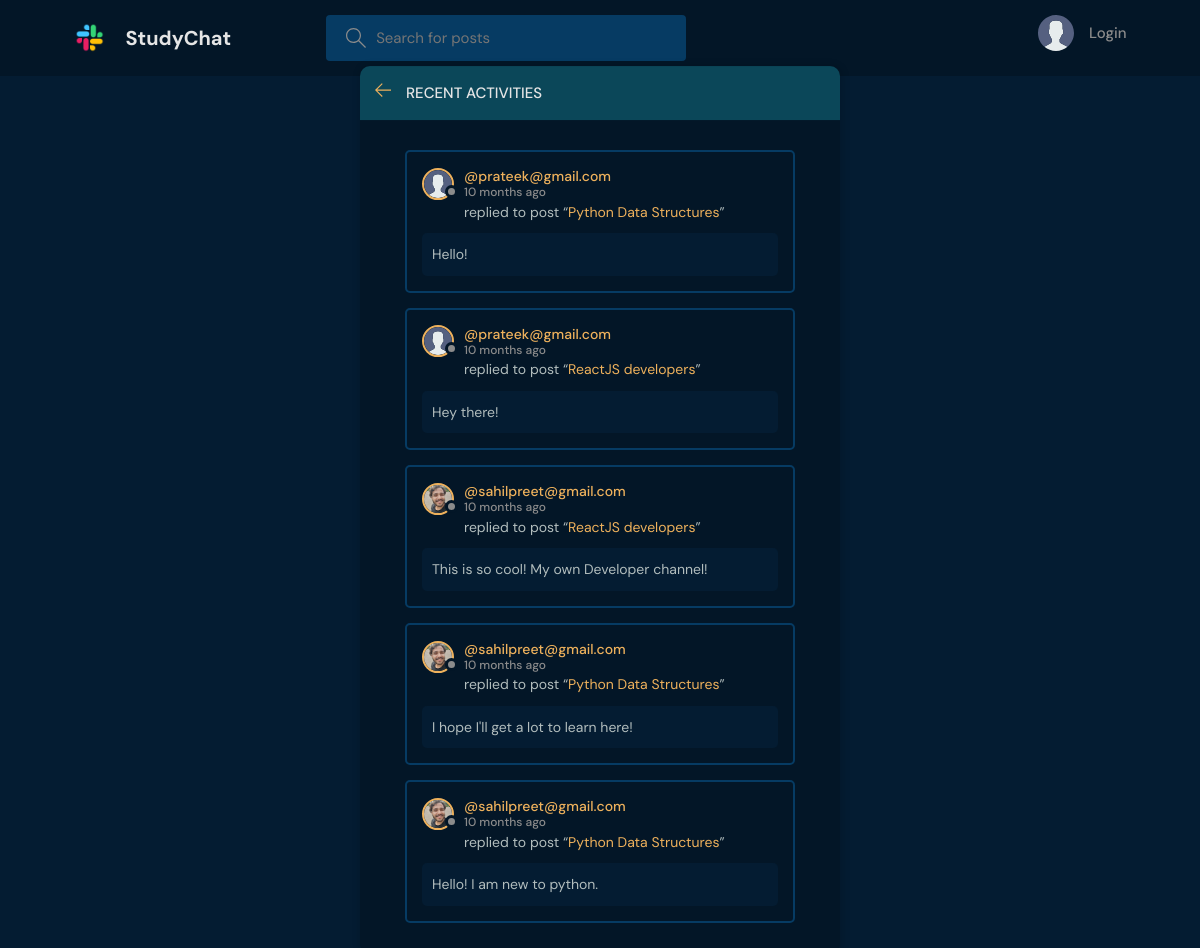
The page /activity/ on the database its author committed.
### base/models.py (models this page shows, shortened)
class Message(models.Model):
    user = models.ForeignKey(User, on_delete=models.CASCADE)
    room = models.ForeignKey(Room, on_delete=models.CASCADE)
    body = models.TextField()
    updated = models.DateTimeField(auto_now=True)
    created = models.DateTimeField(auto_now_add=True)
    class Meta:
        ordering = ['-updated', '-created']

class User(AbstractUser):
    name = models.CharField(max_length=200, null=True)
    email = models.EmailField(unique=True, null=True)
    bio = models.TextField(null=True)
    username = models.CharField(max_length=24, unique=True)
    avatar = models.ImageField(null=True, default="avatar.svg")
    USERNAME_FIELD = 'email'
    REQUIRED_FIELDS = ['username']

class Room(models.Model):
    host = models.ForeignKey(User, on_delete=models.SET_NULL, null=True)
    topic = models.ForeignKey(Topic, on_delete=models.SET_NULL, null=True)
    name = models.CharField(max_length=200)
    description = models.TextField(null=True, blank=True)
    participants = models.ManyToManyField(
        User, related_name='participants', blank=True)
    updated = models.DateTimeField(auto_now=True)
    created = models.DateTimeField(auto_now_add=True)
    class Meta:
        ordering = ['-updated', '-created']
    def __str__(self):
        return self.name

### base/views.py (the view)
# urls.py: path('activity/', views.activityPage, name="activity"),
def activityPage(request):
    room_messages = Message.objects.all()
    return render(request, 'base/activity.html', {'room_messages': room_messages})

### base/templates/base/activity.html (shortened to what this page needs)
{% extends 'main.html' %}
{% block content %}
<main class="layout">
  <div class="container">
    <div class="layout__box">
      <div class="layout__boxHeader">
        <div class="layout__boxTitle">
          <a href="{% url 'home' %}">
            <svg version="1.1" xmlns="http://www.w3.org/2000/svg" width="32" height="32" viewBox="0 0 32 32">
              <title>arrow-left</title>
              <path
                d="M13.723 2.286l-13.723 13.714 13.719 13.714 1.616-1.611-10.96-10.96h27.625v-2.286h-27.625l10.965-10.965-1.616-1.607z">
              </path>
              </path>
            </svg>
          </a>
          <h3>Recent Activities</h3>
        </div>
      </div>
      <div class="activities-page layout__body">
        {% for message in room_messages %}
        <div class="activities__box">
          <div class="activities__boxHeader roomListRoom__header">
            <a href="{% url 'user-profile' message.user.id %}" class="roomListRoom__author">
              <div class="avatar avatar--small">
                <img src="{{message.user.avatar.url}}" />
              </div>
              <p>
                @{{message.user}}
                <span>{{message.created|timesince}} ago</span>
              </p>
            </a>
          </div>
          <div class="activities__boxContent">
            <p>replied to post “<a href="{% url 'room' message.room.id %}">{{message.room}}</a>”</p>
            <div class="activities__boxRoomContent">
              {{message.body}}
            </div>
          </div>
        </div>
        {% endfor %}
      </div>
    </div>
  </div>
</main>
{% endblock content %}

### static/styles/style.css (style rules this page uses)
:root { --color-main: #eeb15c; --color-main-light: #e1f6fb; --color-dark: #031627; --color-dark-medium: #063b63; --color-dark-light: #0b4759; --color-light: #e5e5e5; --color-gray: #8b8b8b; --color-light-gray: #b2bdbd; --color-bg: #041C32; --color-success: #5dd693; --color-error: #fc4b0b; }
* { font-family: "DM Sans", -apple-system, BlinkMacSystemFont, "Segoe UI", Roboto, Oxygen, Ubuntu, Cantarell, "Open Sans", "Helvetica Neue", sans-serif; margin: 0; padding: 0; box-sizing: border-box; text-rendering: optimizeLegibility; font-size: inherit; }
html { font-size: 56.25%; }
@media only screen and (min-width: 1200px) { html { font-size: 62.5%; } }
body { line-height: 1.6; font-weight: 400; font-size: 1.5rem; color: var(--color-light-gray); background-color: var(--color-bg); min-height: 100vh; }
img { width: 100%; }
a { display: inline-block; color: var(--color-main); text-decoration: none; }
.container { max-width: 120rem; width: 90%; margin: auto; }
.avatar { position: relative; display: inline-block; border-radius: 50%; border: 2px solid var(--color-main); }
.avatar img { display: block; border-radius: 50%; object-fit: cover; object-position: center; }
.avatar::after { content: ""; display: block; position: absolute; background-color: var(--color-gray); z-index: 111; border-radius: 50%; border: 0.3rem solid var(--color-dark); }
.avatar.avatar--small img { width: 2.8rem; height: 2.8rem; }
.avatar.avatar--small:after { width: 0.7rem; height: 0.7rem; bottom: 0px; right: -6px; }
.layout { margin-top: 2.4rem; }
.layout > .container { display: flex; justify-content: space-between; align-items: flex-start; }
.layout__box { width: 90%; max-width: 48rem; min-height: 40rem; position: absolute; top: 50%; left: 50%; transform: translate(-50%, -46%); background-color: var(--color-dark); border-radius: 1rem; box-shadow: 1px 1px 6px 3px rgba(0, 0, 0, 0.1); overflow: hidden; }
.layout__boxHeader { display: flex; padding: 1.5rem; background-color: var(--color-dark-light); }
.layout__boxTitle { display: flex; gap: 1.5rem; align-items: center; }
.layout__boxTitle h3 { text-transform: uppercase; font-weight: 500; color: var(--color-light); }
.layout__boxTitle svg { width: 1.6rem; height: 1.6rem; fill: var(--color-main); }
.layout__body { margin: 3rem; }
.roomListRoom__header { display: flex; justify-content: space-between; align-items: center; }
.roomListRoom__author { font-weight: 500; display: flex; align-items: center; gap: 1rem; }
.activities__box { margin: 1.5rem; padding: 1.5rem; border: 2px solid var(--color-dark-medium); border-radius: 5px; }
.activities__boxHeader p { font-size: 1.4rem; line-height: 1.3; }
.activities__boxHeader p span { color: var(--color-gray); font-size: 1.2rem; display: block; }
.activities__boxContent { margin-left: 4.2rem; }
.activities__boxContent { font-size: 1.4rem; }
.activities__boxRoomContent { background: var(--color-bg); padding: 1rem; border-radius: 5px; margin-top: 1rem; margin-left: -4.2rem; }

### rows shown on the page
Message: user.avatar (placeholder picture), user "prateek@gmail.com", created "10 months", room "Python Data Structures", body "Hello!"
Message: user.avatar (placeholder picture), user "prateek@gmail.com", created "10 months", room "ReactJS developers", body "Hey there!"
Message: user.avatar (picture), user "sahilpreet@gmail.com", created "10 months", room "ReactJS developers", body "This is so cool! My own Developer channel!"
Message: user.avatar (picture), user "sahilpreet@gmail.com", created "10 months", room "Python Data Structures", body "I hope I'll get a lot to learn here!"
Message: user.avatar (picture), user "sahilpreet@gmail.com", created "10 months", room "Python Data Structures", body "Hello! I am new to python."
